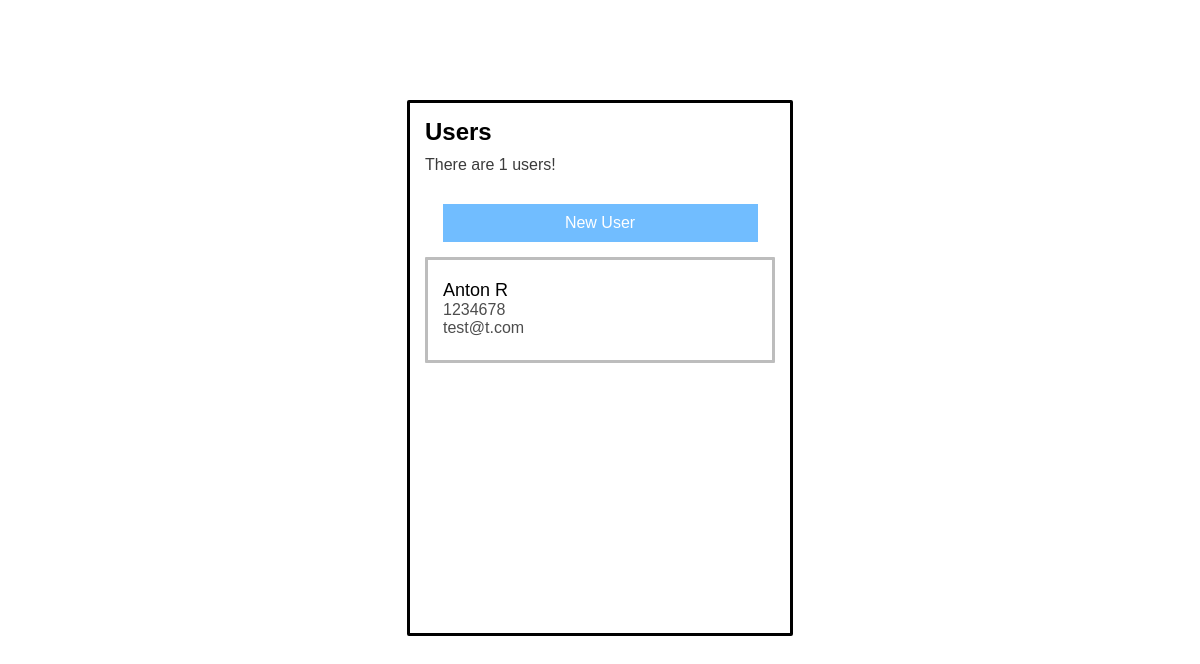
The app's page /, older data.
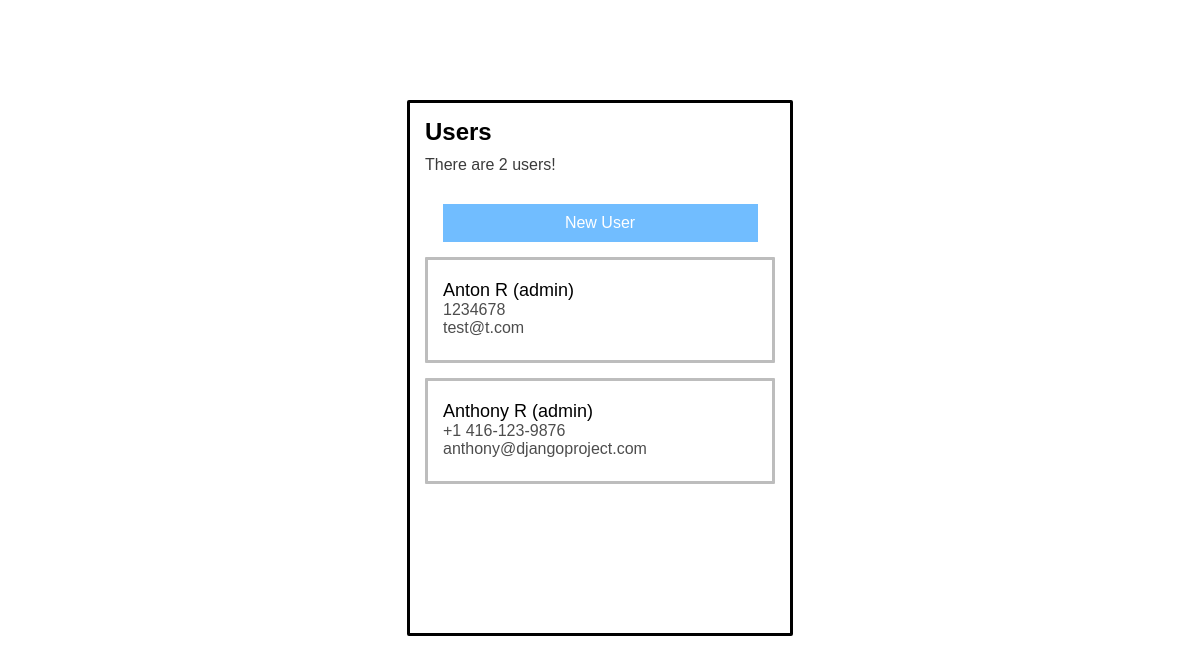
The same page, newer data.
### usermanagement/models.py (models this page shows, shortened)
class User(models.Model):
    first_name = models.CharField(max_length=50)
    last_name = models.CharField(max_length=50)
    email = models.CharField(max_length=100)
    number = models.CharField(max_length=20)
    role = models.CharField(max_length=8)

### usermanagement/views.py (the view)
# urls.py: path('', usermanagement_views.index, name='index'),
def index(request):
    user_list = User.objects.all()
    logger.info('sdfsdfsdfsdfsdfsdf')
    template = loader.get_template('users/index.html')
    context = {
        'user_list': user_list,
        'user_count': len(user_list),
    }
    return HttpResponse(template.render(context, request))

### usermanagement/templates/users/index.html (shortened to what this page needs)
<html>
    <head>
    </head>
    <body>
        {% load static %}
        <link rel="stylesheet" href="{% static 'styles.css' %}">
        {% if user_list %}
            <div class="wrapper">
                <div class="title">Users</div>
                <div class="count">There are {{user_count}} users!</div>
                <a href="{% url 'new' %}">
                    <center>
                        <div class="button">New User</div>
                    </center>
                </a>
            {% for user in user_list %}
            <a href="/edit/{{ user.id }}/">
                <div class="user">
                    <div class="name">
                        {{ user.first_name }} {{ user.last_name }}
                        {% if user.role == 'admin' %}
                            (admin)
                        {% endif %}
                    </div>
                    <div class="smallertext">
                        {{ user.number }}
                    </div>
                    <div class="smallertext">
                        {{ user.email }}
                    </div>
                </div>
            </a>
            {% endfor %}
            </div>
        {% else %}
            <p>No users are available.</p>
        {% endif %}
    </body>
</html>

### usermanagement/static/styles.css (style rules this page uses)
.wrapper { border-style: solid; border-radius: 2px; width: 350px; min-height: 500px; margin: 0 auto; margin-top: 100px; padding: 15px 15px; }
html { font-family: Arial, Helvetica, sans-serif; }
.title { font-size: 24px; font-weight: bold; margin-bottom: 10px; }
.count { color: rgb(59, 59, 59); }
a { color: rgb(59, 59, 59); text-decoration: none; }
.user { margin-top: 15px; border-style: solid; border-radius: 1px; border-color: rgb(189, 189, 189); height: 70px; padding: 15px 15px; }
.name { font-size: 18px; color: black; margin-top: 5px; }
.smallertext { font-size: 16px; color: rgb(77, 77, 77); }
.button { background-color: rgb(113, 189, 255); color: white; padding: 10px 0px; width: 90%; margin-top: 30px; border-style: none; }

Row changes from the older to the newer data that the page shows:
changed User "Anton": now shows "(admin)"
added User: first_name "Anthony", last_name "R", role "(admin)", number "+1 416-123-9876", email "anthony@djangoproject.com"
Text that changed along with them:
{{ user_count }}: "1" → "2"
